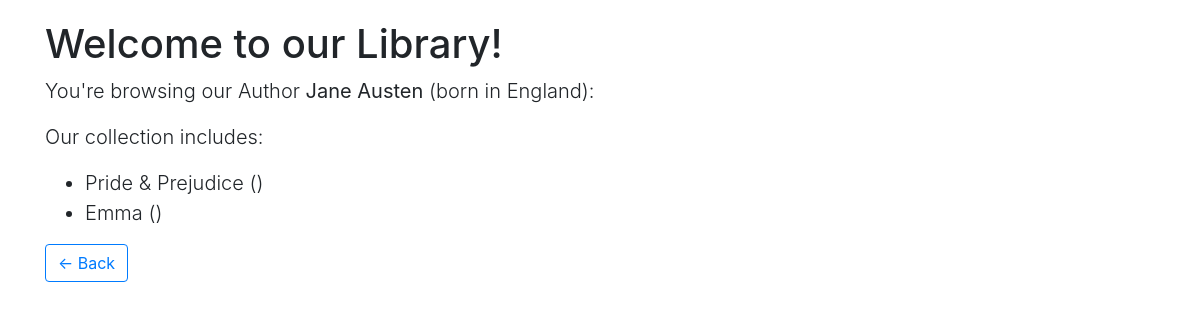
The page /author/3/ on the database as committed earlier.
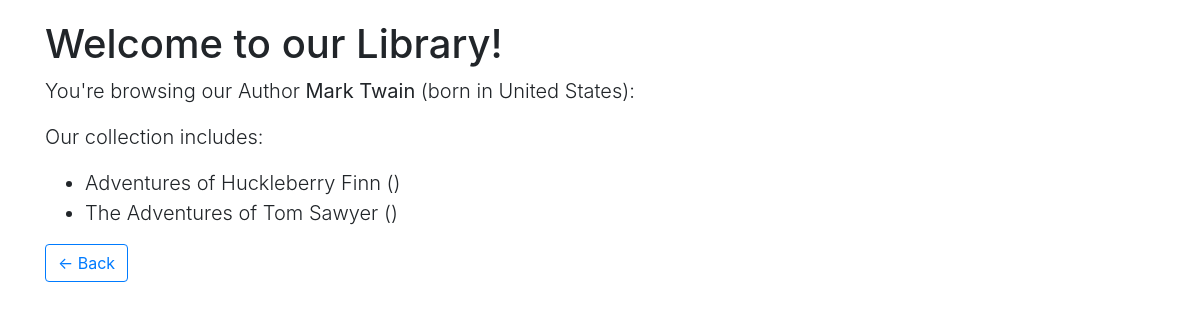
The same page on the database as committed later.
### sample_app/models.py (models this page shows, shortened)
class Author(models.Model):
    name = models.CharField(max_length=255)
    country = models.ForeignKey(Country, on_delete=models.CASCADE)

class Country(models.Model):
    name = models.CharField(max_length=255)

class Book(models.Model):
    title = models.CharField(max_length=255)
    author = models.ForeignKey(Author, on_delete=models.CASCADE)
    isbn = models.CharField(max_length=255)

### sample_app/views.py (the view)
# urls.py: path('author/<int:author_id>/', views.author, name='author_by_id'),
def author(request, author_id):
    try:
        author = Author.objects.get(id=author_id)
    except Author.DoesNotExist:
        return HttpResponseNotFound()
    return render(request, 'author.html', {
        'author': author
    })

### sample_app/templates/author.html
{% extends "base.html" %}
{% block main %}
  <p class="h1">Welcome to our Library!</p>
  <div class="lead">
    <p>You're browsing our Author <strong>{{ author.name}}</strong> (born in {{ author.country.name }}):</p>
    <p>Our collection includes:</p>
    <ul>
      {% for book in author.book_set.all %}
      <li>{{ book.title }} ({{ book.popularity }})</li>
      {% endfor %}
    </ul>
  </div>
  <a href="/authors"><button type="button" class="btn btn-outline-primary">← Back</button></a>
{% endblock %}

### sample_app/templates/base.html (shortened to what this page needs)
<!DOCTYPE html>
<html lang="en" dir="ltr">
  <head>
    <link rel="stylesheet" href="https://unpkg.com/purecss@1.0.0/build/pure-min.css">
    <link rel="stylesheet" href="https://stackpath.bootstrapcdn.com/bootstrap/4.1.3/css/bootstrap.min.css">
    <link rel="stylesheet" href="https://use.fontawesome.com/releases/v5.5.0/css/all.css">
  </head>
  <body class="container">
    {% block main %}
    {% endblock %}
  </body>
</html>

### sample_app/templates/base.html (style rules this page uses)
.container { margin-top: 20px; }

Rows that differ between the two databases and show on the page:
no longer on this page (row edited): Book: title "Pride & Prejudice"
changed Author: name "Jane Austen" → "Mark Twain"; country.name "England" → "United States"
changed Book: title "Emma" → "Adventures of Huckleberry Finn"
added Book: title "The Adventures of Tom Sawyer"
